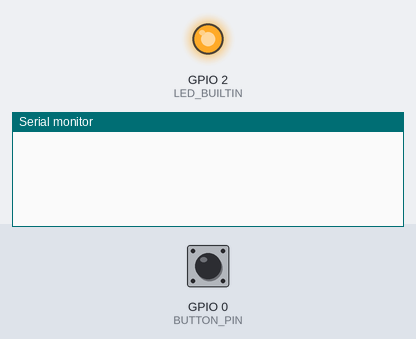
The sketch below on a simulated ESP8266 (NodeMCU). Parts: output pins drawn as LEDs (lit = HIGH, except the on-board LED, lit = LOW), the last lines printed to the serial monitor. Inputs (shaded band) come from the test bench; at power-on: GPIO 0 (BUTTON_PIN) HIGH. WiFi joins after 1.5 s; servers stay silent unless stated.

Above: at 1.8 s.
1.9 s: GPIO 0 (BUTTON_PIN) pulled LOW for 1.15 s
At 4.6 s:
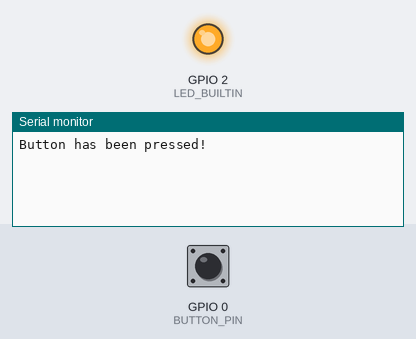
At 10.3 s:
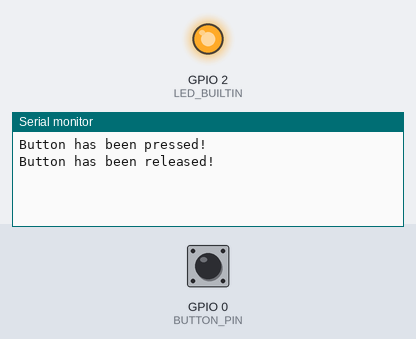

Measured:
- after the input at 1.9 s, the serial monitor: prints a new line after 2.1 s (image 1)

The sketch:

flash_button__read.ino
```cpp
#include <EasyButton.h>
#include "FirebaseESP8266.h"
#include <ESP8266WiFi.h>
#define FIREBASE_HOST "_"                     //Your Firebase Project URL goes here without "http:" , "\" and "/"
#define FIREBASE_AUTH "_"       //Your Firebase Database Secret goes here
#define WIFI_SSID "_"                                               //your WiFi SSID for which yout NodeMCU connects
#define WIFI_PASSWORD "_"

// Arduino pin where the button is connected to.
#define BUTTON_PIN 0

// Instance of the button.
EasyButton button(BUTTON_PIN);

FirebaseData firebaseData;
FirebaseJson json;

// Callback function to be called when the button is pressed.
void onPressed() {
    Serial.println("Button has been pressed!");
    Firebase.setString(firebaseData,"/","ON");
    delay(5000);
}

void setup() {
    // Initialize Serial for debuging purposes.
    pinMode(LED_BUILTIN, OUTPUT);
  WiFi.begin(WIFI_SSID, WIFI_PASSWORD);
  Firebase.begin(FIREBASE_HOST, FIREBASE_AUTH);
  Firebase.reconnectWiFi(true);
  Serial.begin(9600);
  Serial.println();
    // Initialize the button.
    button.begin();
    // Add the callback function to be called when the button is pressed.
    button.onPressed(onPressed);


}

void loop() {
    // Continuously read the status of the button.
    button.read();
    bool was_released = button.wasReleased();
    if(was_released==true){
    Serial.println("Button has been released!");
    Firebase.setString(firebaseData,"/","OFF");
    delay(5000);
    }
    if(firebaseData.stringData().length()>0)
    {
    Serial.println(firebaseData.stringData());
    cmd(firebaseData.stringData());
    Firebase.setString(firebaseData,"/","");
    }
   firebaseData.clear();
   delay(1000);
}

void cmd(String a)
{
  if(a.equalsIgnoreCase("ON"))
  {
    digitalWrite(LED_BUILTIN,LOW);
  }
  else if(a.equalsIgnoreCase("OFF"))
  {
    digitalWrite(LED_BUILTIN,HIGH);
  }
}
```
